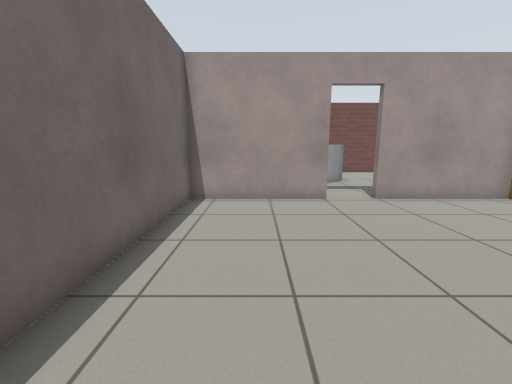
view 1 (above)

22 first-person views from a walk through a world built for the Gazebo simulator. The camera is 0.94 m above the floor, tilts 10° down and sees 90° across. The floor is counted in squares, 0.5 m on a side. Each view is taken from the middle of a square. On the plan, view 1 faces up. The plan holds only what a view shows up to about 15 squares ahead; the rest is blank. Gazebo's built-in surfaces are drawn with simple patterns.

view 2
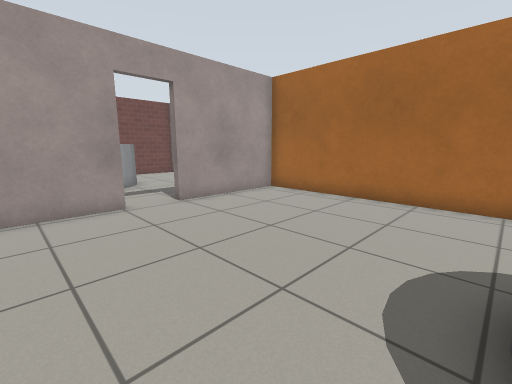

view 3
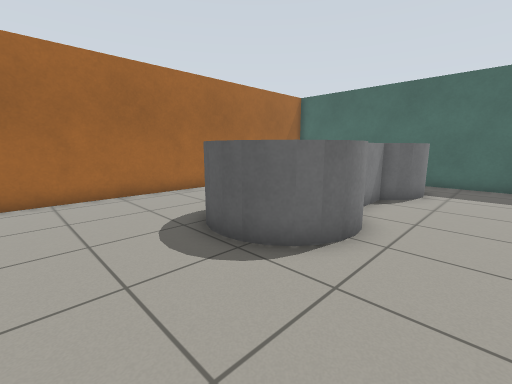

view 4
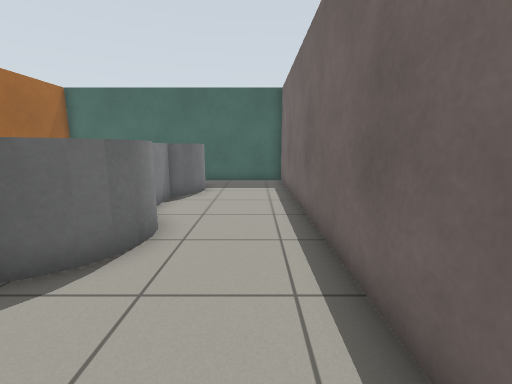

view 5
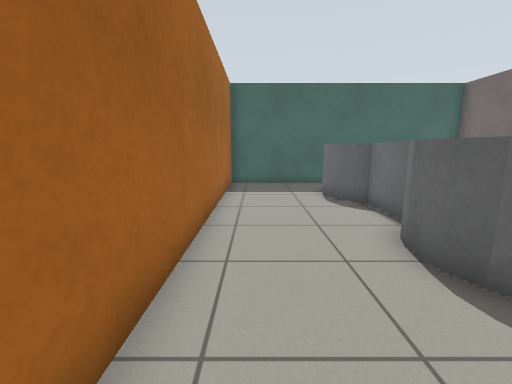

view 6
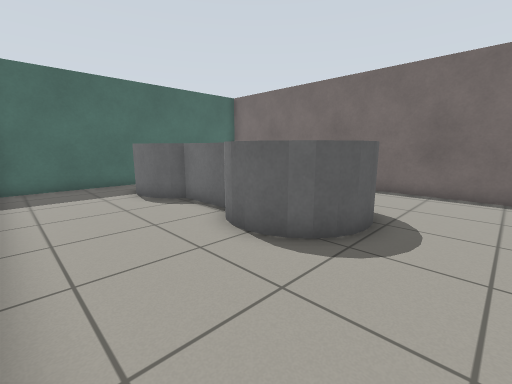

view 7
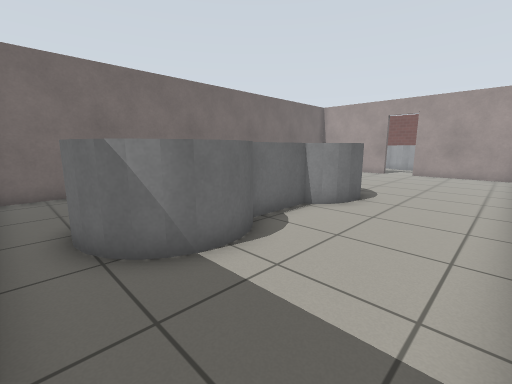

view 8
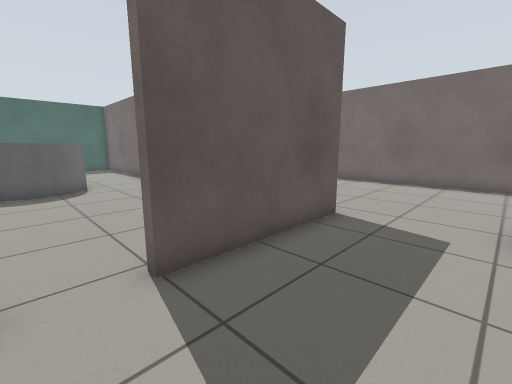

view 9
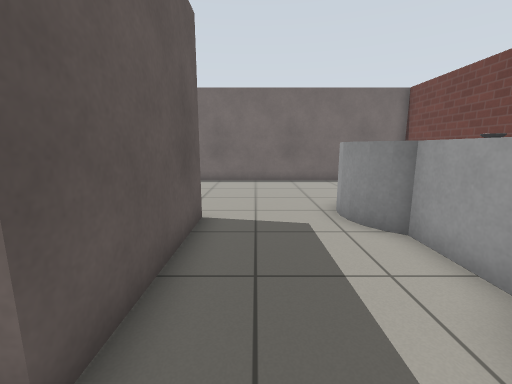

view 10
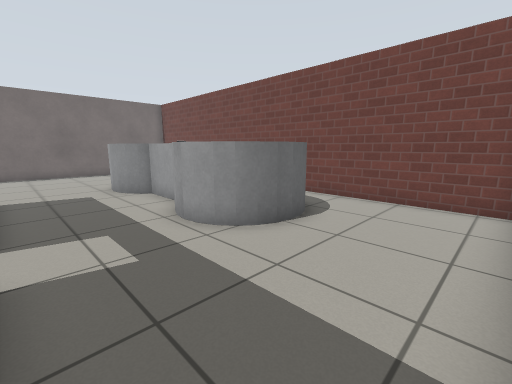

view 11
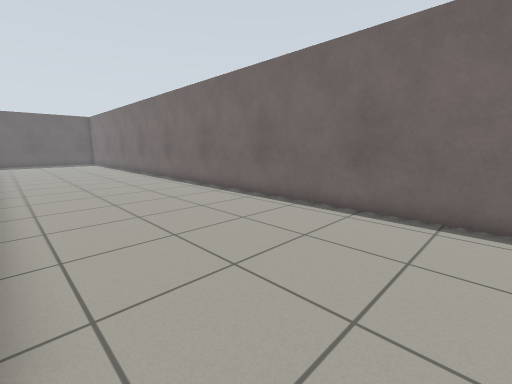

view 12
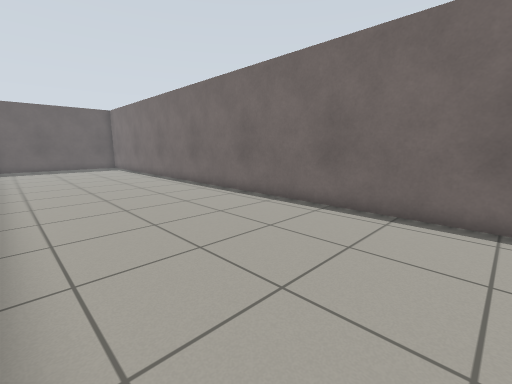

view 13
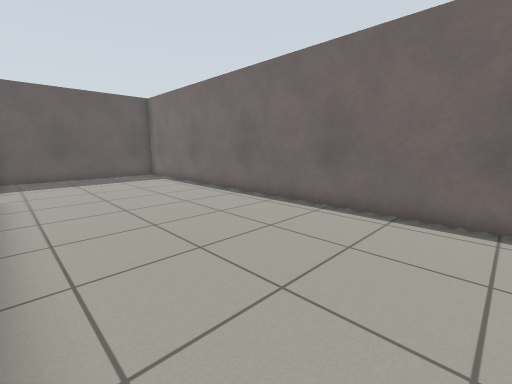

view 14
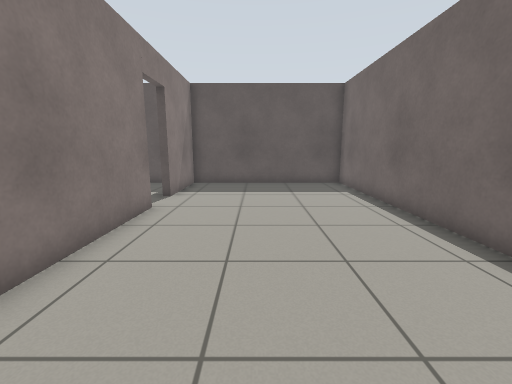

view 15
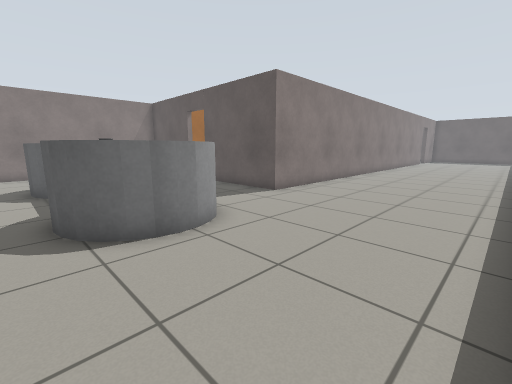

view 16
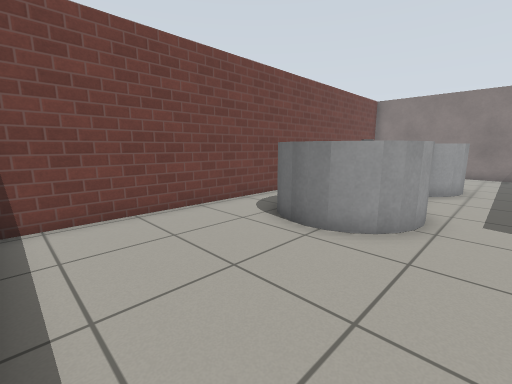

view 17
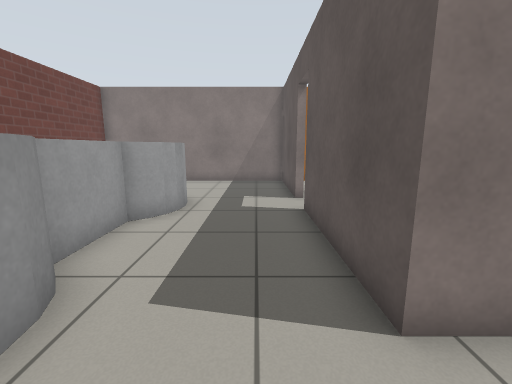

view 18
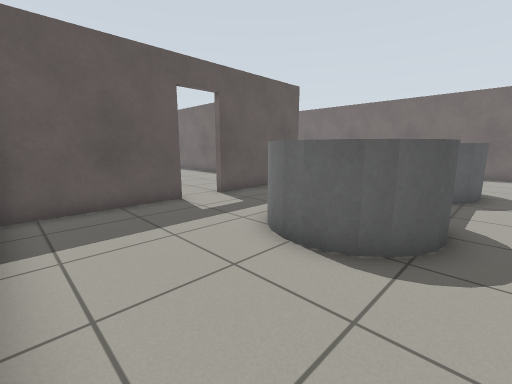

view 19
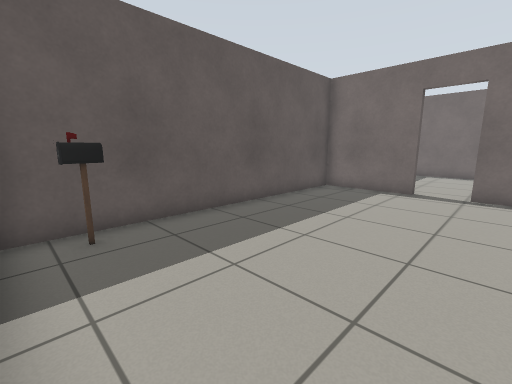

view 20
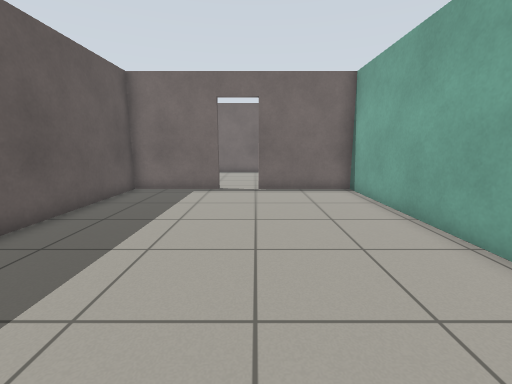

view 21
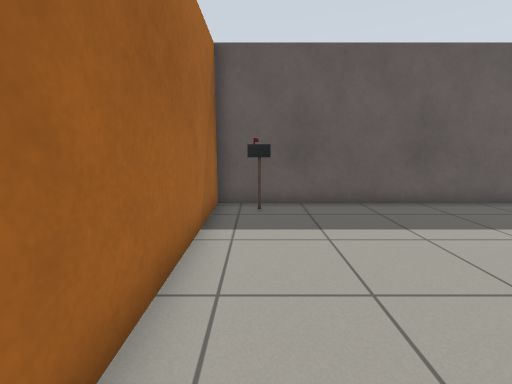

view 22
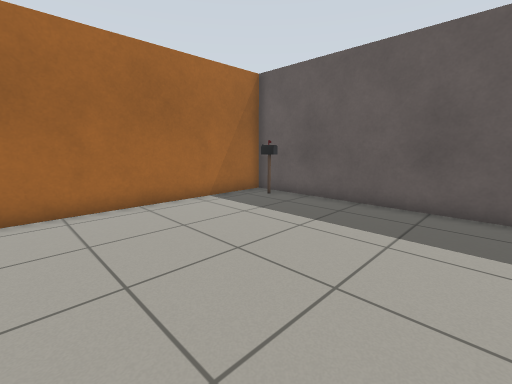

### Floor plan
Key: @ floor where view 1 was taken; # wall or solid block; . floor; D open door; T table; P postbox; O other object.
Columns run from 11 left of view 1 to 10 right of it. Each row starts with its distance up from view 1.
 19 ######################
 18 #....................#
 17 #......TTT...TTT.....#
 16 #.....TT  O    TT....#
 15 #.....T   OTT   T....#
 14 #......TTT...TTT.....#
 13 #....................#
 12 #....................#
 11 #....................#
 10 #....................#
  9 #........#####DD######
  8 #........#...........#
  7 #........#...........#
  6 #........#...........#
  5 #........#...........#
  4 #........#...........#
  3 #........#...........#
  2 #........#...........#
  1 #........#....T......#
  0 #........#.@.T TT....#
 -1 #........#..T   T....#
 -2 #........#...T  T....#
 -3 #........#...  T.....#
 -4 #........#...T T.....#
 -5 #........#...T T.....#
 -6 #........#...T TT....#
 -7 #........#...T  T....#
 -8 #........#...T  T....#
 -9 #........#... TT.....#
-10 #........#...........#
-11 #........#############
-12 #........#...........#
-13 #........#...........#
-14 #........#...........#
-15 #.......D#...........#
-16 #.......DD...........#
-17 #........#...........#
-18 #........#...........#
-19 #........#...........#
-20 #........#.........P.#
-21 ######################

Positions as (right, up) in squares from view 1, and headings:
1: (0, 0), facing up
2: (0, 1), facing up-right
3: (-1, 4), facing down-right
4: (-1, 4), facing down
5: (8, 3), facing down
6: (9, 3), facing down-left
7: (9, -10), facing up-left
8: (4, 13), facing down-left
9: (4, 11), facing left
10: (9, 10), facing up-left
11: (-3, 12), facing down-left
12: (-3, 5), facing down-left
13: (-3, -3), facing down-left
14: (-6, -7), facing down
15: (-10, 18), facing down-right
16: (-10, 12), facing up-right
17: (-5, 11), facing right
18: (9, 18), facing down-left
19: (9, -14), facing down-left
20: (9, -15), facing left
21: (8, -12), facing down
22: (1, -12), facing down-right
